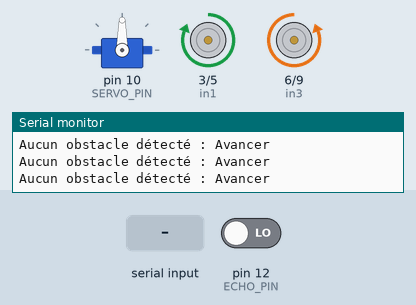
Simulated run of this sketch. Board: Arduino Uno, built with avr-gcc and run on an emulated ATmega328P. Parts: servo, motor-driver pin pairs drawn as motors (green arrow = first pin HIGH = forward, orange = second pin HIGH = backward, longer = more drive), the last lines printed to the serial monitor. Inputs (shaded band) come from the test bench; at power-on: pin 12 (ECHO_PIN) LOW.

Above: at 1.2 s.
1.3 s: "s" received over Serial
At 2.0 s:
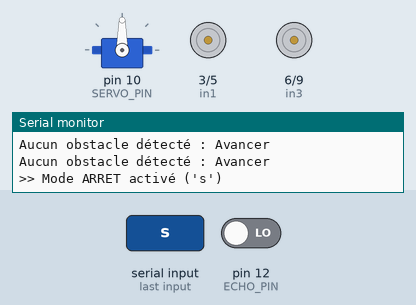
2.8 s: "r" received over Serial
At 4.0 s:
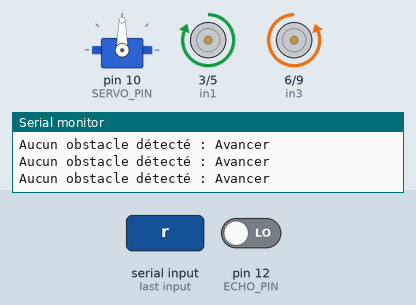
5.8 s: "b" received over Serial
7.3 s: "B" received over Serial
At 8.5 s:
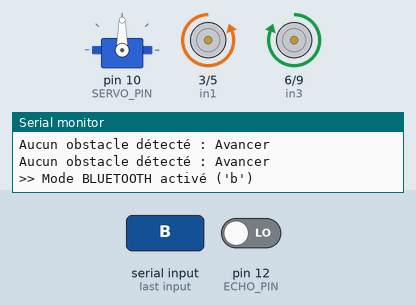
8.8 s: "L" received over Serial
At 9.8 s:
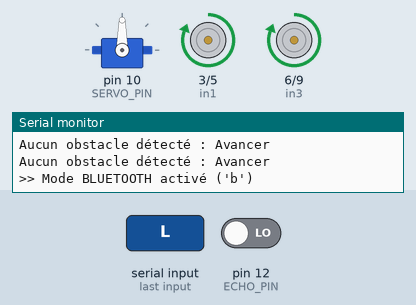
10.3 s: "R" received over Serial
At 11.0 s:
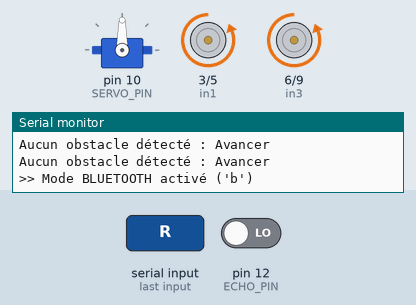
Timing chart, 0 to 12.8 s (numbered marks = the images above; inputs shaded):
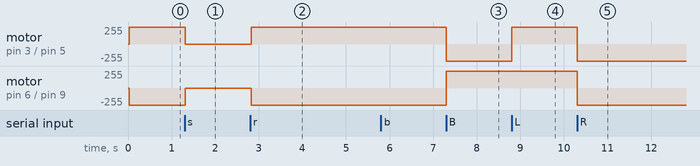

Measured:
- after the input at 1.3 s, motor on pin 3 (in1) / pin 5 (in2): forward 255/255 → stopped at once; motor on pin 6 (in3) / pin 9 (in4): backward 255/255 → stopped at once
- after the input at 2.8 s, motor on pin 3 (in1) / pin 5 (in2): stopped → forward 255/255 at once; motor on pin 6 (in3) / pin 9 (in4): stopped → backward 255/255 at once
- after the input at 7.3 s, motor on pin 3 (in1) / pin 5 (in2): forward 255/255 → backward 255/255 at once; motor on pin 6 (in3) / pin 9 (in4): backward 255/255 → forward 255/255 at once
- after the input at 8.8 s, motor on pin 3 (in1) / pin 5 (in2): backward 255/255 → forward 255/255 at once
- after the input at 10.3 s, motor on pin 3 (in1) / pin 5 (in2), motor on pin 6 (in3) / pin 9 (in4): forward 255/255 → backward 255/255 at once

The sketch:

FinalCodeV12.ino
```cpp
#include <Servo.h>
#include <NewPing.h>

// Déclarations des broches
#define SERVO_PIN 10
#define TRIG_PIN 11
#define ECHO_PIN 12

// Broches moteurs
#define in1 3
#define in2 5
#define in3 6
#define in4 9

// Constantes
#define MAX_DISTANCE 150
#define DISTANCE_TO_CHECK 25 // Seuil de distance pour détecter un obstacle
#define REVERSE_DURATION 200 // Durée du recul en millisecondes


Servo monServo;
NewPing mySensor(TRIG_PIN, ECHO_PIN, MAX_DISTANCE);

// Variables pour le mode Bluetooth et automatique
bool modeBluetooth = false; // Par défaut, mode automatique
bool arret = false;         // Arrêt manuel
const int TURN_DELAY = 250  ;     // Durée pour tourner en millisecondes

void setup()
{
  // Configuration des broches
  pinMode(in1, OUTPUT);
  pinMode(in2, OUTPUT);
  pinMode(in3, OUTPUT);
  pinMode(in4, OUTPUT);

  // Initialisation des broches à LOW pour éviter une activation involontaire
  Stop();

  // Initialisation du servo
  monServo.attach(SERVO_PIN);
  monServo.write(90); // Position initiale au centre

  // Configuration des communications série
  Serial.begin(9600); // Connexion avec le HC-06 et le moniteur série

  Serial.println("Robot prêt !");
}

void loop()
{
  // Vérification des commandes Bluetooth
  if (Serial.available())
  {
    char commande = Serial.read();

    if (commande == 's')
    {
      modeBluetooth = false;
      arret = true;
      Stop();
      monServo.write(90); // Position du servo au centre
      Serial.println(">> Mode ARRET activé ('s')");
    }
    else if (commande == 'r')
    {
      modeBluetooth = false;
      arret = false;
      Serial.println(">> Mode AUTOMATIQUE activé ('r')");
    }
    else if (commande == 'b')
    {
      modeBluetooth = true;
      arret = false;
      Serial.println(">> Mode BLUETOOTH activé ('b')");
    }
    else if (modeBluetooth)
    {
      // Commandes Bluetooth pour le mode manuel
      switch (commande)
      {
      case 'F': avancer(); break;
      case 'B': reculer(); break;
      case 'L': tournerGauche(0); break;
      case 'R': tournerDroite(0); break;
      default: Stop(); break;
      }
    }
  }

  // Sortir si le mode ARRET ou BLUETOOTH est activé
  if (arret || modeBluetooth)
  {
    return;
  }

    // Mode AUTOMATIQUE
    float distance = lireDistance();

    if (distance > 0 && distance < DISTANCE_TO_CHECK)
    {
        Stop();
        delay(300); // Temps d'arrêt

        // Reculer intelligemment
        reculer();
        delay(400);

        // Scanner plusieurs directions
        monServo.write(0);
        delay(300);
        float distanceGauche = lireDistance();

        monServo.write(90);
        delay(300);
        float distanceCentre = lireDistance();

        monServo.write(180);
        delay(300);
        float distanceDroite = lireDistance();

        // Revenir au centre
        monServo.write(90);
        delay(300);

        // Prise de décision
        if (distanceGauche > DISTANCE_TO_CHECK && distanceDroite > DISTANCE_TO_CHECK)
        {
            avancer();
        }
        else if (distanceGauche > distanceDroite)
        {
            tournerGauche(TURN_DELAY);
        }
        else
        {
            tournerDroite(TURN_DELAY);
        }

        Stop();
        delay(200);
    }
    else
    {
        avancer();
        Serial.println("Aucun obstacle détecté : Avancer");
    }
}

// Fonctions pour les directions

void avancer()
{
  digitalWrite(in1, HIGH);
  digitalWrite(in2, LOW);
  digitalWrite(in3, LOW);
  digitalWrite(in4, HIGH);
}

void reculer()
{
  digitalWrite(in1, LOW);
  digitalWrite(in2, HIGH);
  digitalWrite(in3, HIGH);
  digitalWrite(in4, LOW);
}

void tournerGauche(int TURN_DELAY)
{
  digitalWrite(in1, HIGH);
  digitalWrite(in2, LOW);
  digitalWrite(in3, HIGH);
  digitalWrite(in4, LOW);
  delay(TURN_DELAY);
}

void tournerDroite(int TURN_DELAY)
{
  digitalWrite(in1, LOW);
  digitalWrite(in2, HIGH);
  digitalWrite(in3, LOW);
  digitalWrite(in4, HIGH);
  delay(TURN_DELAY);
}

void Stop()
{
  digitalWrite(in1, LOW);
  digitalWrite(in2, LOW);
  digitalWrite(in3, LOW);
  digitalWrite(in4, LOW);
}

float lireDistance()
{
    digitalWrite(TRIG_PIN, LOW);
    delayMicroseconds(2);
    digitalWrite(TRIG_PIN, HIGH);
    delayMicroseconds(10);
    digitalWrite(TRIG_PIN, LOW);

    long duree = pulseIn(ECHO_PIN, HIGH, 30000); // Augmenté à 30 ms
    if (duree == 0)
        return 999; // Valeur élevée si aucun obstacle détecté
    return duree * 0.034 / 2;
}
```
